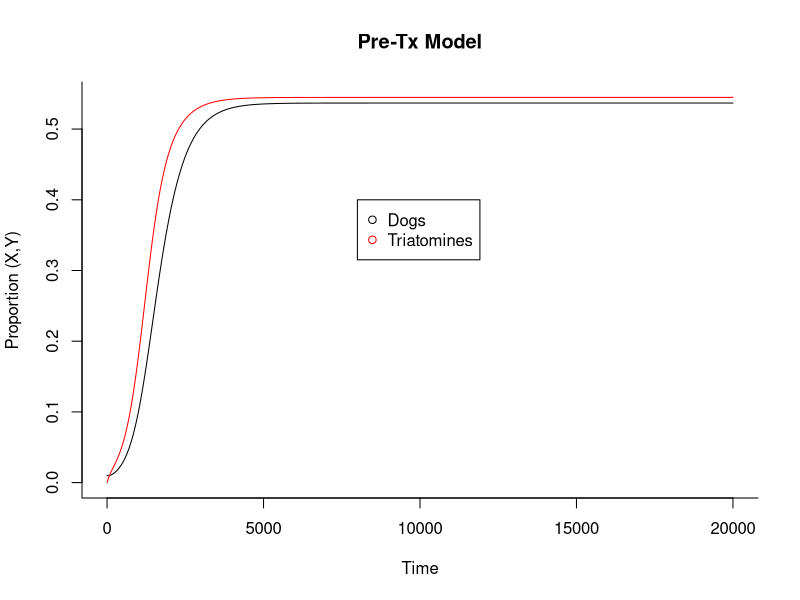
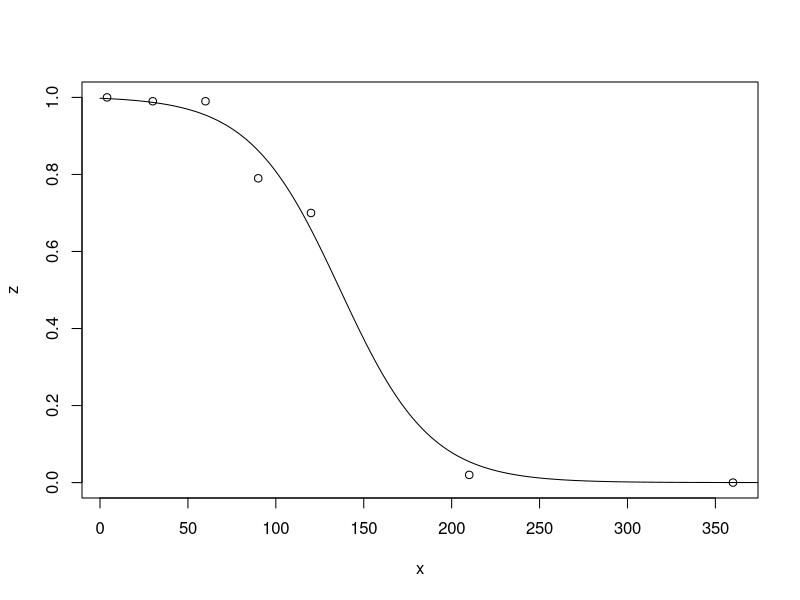
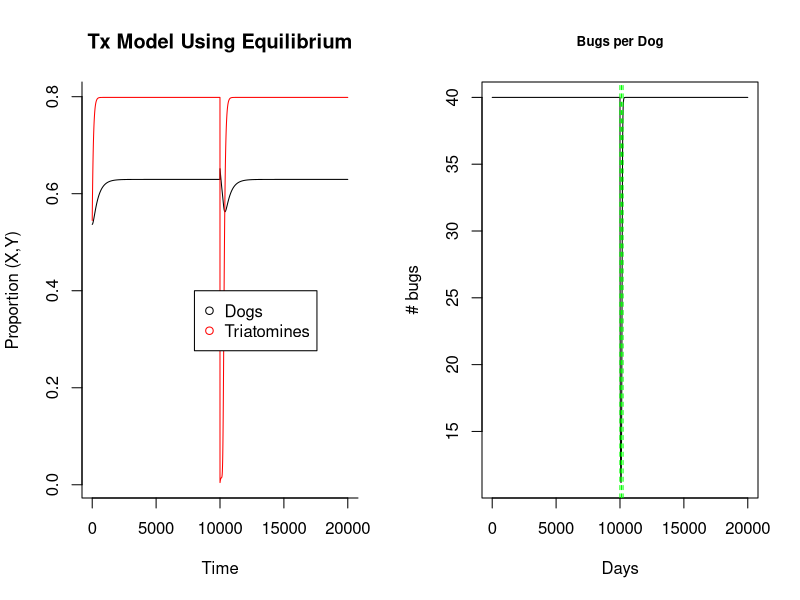
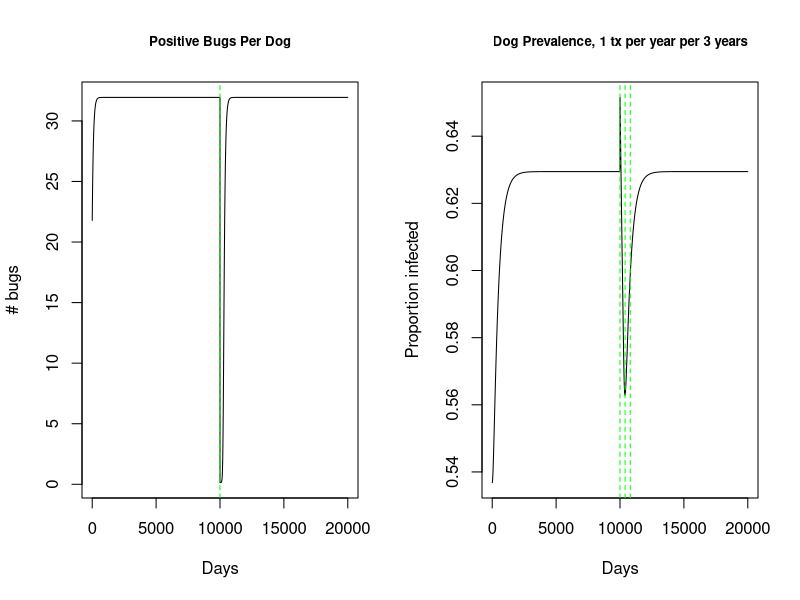
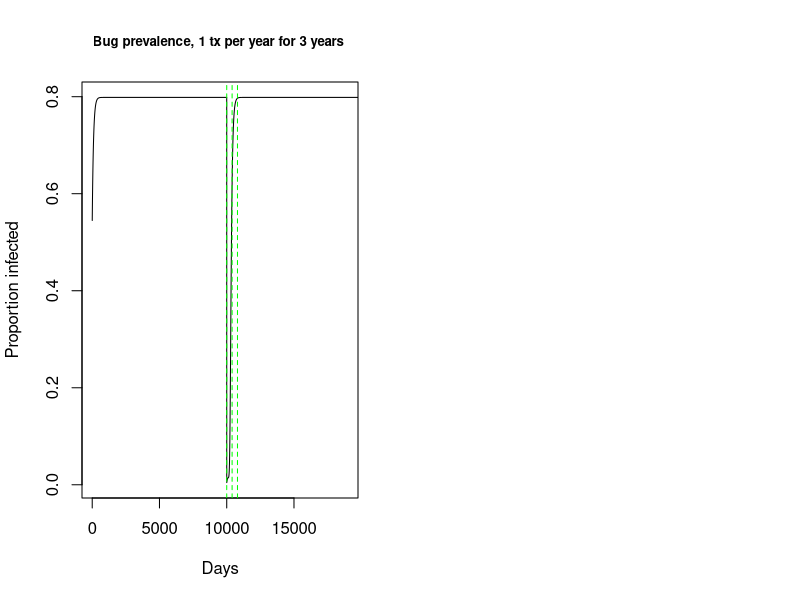

Recreate these plots in R, in order.
library(deSolve)

#======================================================================
#Model without treatment: Run to verify the equilibrium
#   Parameter:
#
#		Y is the proportion of triatomines infected 
#		X is the proportion of dogs infected 
#		a is expected number of bites on dogs per triatomine (1/14)
#		m is equilibrium triatomine density per dog
#		n is length of incubation period in insects (45), 
#		b is the transmission efficiency from infectious triatomines to susceptible dog, through biting (0.00068)
#		c is the probability of infection of an uninfected triatomine by biting an infectious dog (0.49, or 0.28- halfed to account for cyclic parasitemia)
#   r is daily force of infected dog mortality 1/(365*3)=0.0009
#   g is the daily probability of bug mortality
#======================================================================

#=============================================

RM <- function(time, state, parameters) 
{
  with(
    as.list(c(state, parameters)), 
    {
      dX <- m*a*b*Y*(1-X)-r*X   
      dY <- a*c*X*(exp(-g*n)-Y)-(g*Y)
      dm <- (R*(1-m/K)*m )
      return(list(c(dX, dY, dm)))
    }
  )
}

#=============================================
#  Run the model and Plot
#=============================================

init <- c(X = 0.01, Y = 0, m= 40)
parameters <- c(a=1/14, b=0.00068, m=40, n=45, g=0.005, c=0.28, r=1/(3*365), K = 40, R= 0.09)
times <- seq(0, 20000, by = 1)
out <- as.data.frame(ode(y = init, times = times, func = RM, parms = parameters))
RESULTS<-data.frame(out$X,out$Y)
RESULTSm <-data.frame(out$m)
#========Proportion dogs and bugs infected===
matplot(times, RESULTS, type = "l", xlab = "Time", ylab = "Proportion (X,Y)", main = "Pre-Tx Model", lwd = 1, lty = 1, bty = "l", col = c("black","red"))
legend(8000, .4, c("Dogs", "Triatomines"), pch = 1, col = c("black","red"))

#=============================================
#  Run the model
#=============================================
tail(RESULTS)
#       out.X     out.Y
#20001 0.5368288 0.5448028


#=============================================
#  II. TRY EQUILIBRIUM FUNCTION
#=============================================

getEq<-function(a, b, m, n, g, c, r)
{
  R0 <- (m*(a^2)*b*c*exp(-g*n)) / (r*g)
  S<-a/g
  Xeq<-(R0-1)/(R0+(c*S))
  Yeq<-((a*c*Xeq)/(g+a*c*Xeq))*exp((-g*n))
  togo<-c(R0,Xeq,Yeq)
  return(c(R0, Xeq, Yeq))
}

RMequil <- getEq(a=1/14, b=.00068, m=40, n=45, g=.005, c=.28, r=1/(3*365))

Xeq <- RMequil[2]
# 0.5368288
Yeq <- RMequil[3]
# 0.5448028


#==========================================================================
#  II. Model Two: Bugs and Dogs transmission dynamics after fluralaner tx
#       -Pull in the Equilibrium values (Xeq and Yeq) to use as starting points in treatment function (RMTx2)
#==========================================================================

#=============================================
#   estimate parameter z, percent of bugs that die after feeding on treated dogs, from data in Laino et al. 2019 https://www.ncbi.nlm.nih.gov/pubmed/30981313
#	 	x = days post fluralaner treatment
#		y = percentage of bugs that died after feeding on treated dogs (5th stage pyrethroid resistant instars) NOT USED
#		z = percentage of bugs that died after feeding on treated dogs (5th stage suceptible instars) USED 
#=============================================


#Initial vectors for days post treatment, % killed
x <- c(4, 30, 60, 90, 120, 210, 360) #days post treatment
y <- c(0.99, 1.0, 1.0, 0.47, 0.49, 0, 0)  #% killed
z <- c(1.0, 0.99, 0.99, 0.79, 0.7, 0.02, 0) #% killed

plot(z ~ x)

#=============================================
#  fit data with logistic curve
#       -using % dead 5th stage suceptible bugs against days post fluralaner tx
# 		-fit2 stores fitted values
#		-plot to check fit
#		-extract fit values using equation y = Asym / (1 + exp((xmid - input) / scal))
#=============================================
fit2 <- nls(z ~ SSlogis(x, Asym, xmid, scal), data = data.frame(x, z))
summary(fit2)

lines(seq(0, 400, length.out = 400),
      predict(fit2, newdata = data.frame(x = seq(0.5, 400, length.out = 400))))

Asym<-summary(fit2)$parameters[1,1]
xmid<-summary(fit2)$parameters[2,1]
scal<-summary(fit2)$parameters[3,1]


#=============================================
#     Parameters for model with treatment
#
#		Y - the proportion of triatomines infected 
#		X - the proportion of dogs infected 
#		a is expected number of bites on dogs per triatomine (1/14)
#		m is equilibrium triatomine density per dog
#		n is length of incubation period in insects (45), 
#		g is the daily force of triatomine mortality, mzl at K, the carrying capacity  
#		b is the transmission efficiency from infectious triatomines to susceptible dog, through biting (0.00068)
#		c is the probability of infection of an uninfected triatomine by biting an infectious dog
#   k is the probabilty of tranmission through oral ingestion of vectors (0.1)
#   r is daily force of infected dog mortality:   1.38/1460= 0.0009
#   p is probability dog eats the bug (to be varied)
#   R is maximum birthrate (estimate from T. brasiliensis)
#   K is carrying capacity of vectors per dog
#=============================================


#=============================================
#   force the time dependent covariate 
#       z is the probability of death from Fluralaner per bite
#       jr added code to apply more than one treatment
#       jr added function for implementing treatments at different times
#=============================================

times <- seq(0, 20000, by = 1)
signal <- data.frame(times = times, import = rep(0, length(times)))


trt2.function <- function(fit2, trt.days, signal) {
  Asym<-summary(fit2)$parameters[1,1]
  xmid<-summary(fit2)$parameters[2,1]
  scal<-summary(fit2)$parameters[3,1]
  trt.start <- trt.days
  trt.end <- c(trt.start + 400)
  trt.segments <- unlist(Map(':', trt.start, trt.end))
  time.segments <- rep(0:401, times=length(trt.start)) 
  signal$import[trt.segments] = (Asym / (1 + exp((xmid - times[time.segments]) / scal)))  
  return(signal)
}

#Input number of days and times to implement treament
trt.days <- c(10000) 
out <-trt2.function(fit2, trt.days, signal)


input <- approxfun(out, rule = 2)


#=============================================
#   model importing z from the above
#.    -added density dependent mortality g*(1-m/K) for bugs
#     -Code without density dependent death rate and birthrate for dogs 
#         
#=============================================

RMTx2 <- function(times, stateTx2, parametersTx2)   
{
  with(
    as.list(c(stateTx2, parametersTx2)), 
    {
      z <- input(times)
      dX <- ((m*a*b*Y)+(p*k*(a*m*z*Y)))*(1-X)-r*X #jr added density dependent mortality   #dx: change in proportion of infected dogs.  Vectorial transmission is the first term (m*a*b*Y), oral transmission the second (k*q*Y)
      dY <- a*c*X*(exp(-g*n)-Y)-((g*(1-m/K)*Y)+(m*a*z*Y)) #dx: change in proportion of infected bugs.  mzl added density dependent mortality
      dm <- ((R*(1-m/K)*m )+(-m*a*z)) #where the ratio of bugs: dog decreases by (-maz) and increases by logistic growth for bug population (R*(1-m/K)*m )
      return(list(c(dX, dY, dm)))
    }
  )
}

#=============================================
#  Run the model
#   -proportion of infected dogs (X) and bugs (Y) are taken from the proportions at the equilibrium of the model pre-treatment
#   -in 
#=============================================

initTx2 <- c(X = Xeq, Y= Yeq, m=40) 
parametersTx2 <- c(a=1/14, b=0.00068, n=45, g=0.005, c=0.28, k=.10, r= 1/(3*365), p=0.8, K=40, R= 0.09)
outTx2 <- as.data.frame(ode(y = initTx2, times = times, func = RMTx2, parms = parametersTx2))
RESULTS2 <- data.frame(outTx2$X, outTx2$Y)
#times <- seq(0, 10000, by = 1)
#timesTx2 <- seq(0, 10000, by = 1)


#=============================================
#   Plot Results
#   m     Bugs per Dog
#   X     Dog Prevalence
#   Y*m   Positive Bugs Per Dog
#   Y     Bug Prevalence
#=============================================
par(mfrow=c(1,2))

matplot(times, RESULTS2, type = "l", xlab = "Time", ylab = "Proportion (X,Y)", main = "Tx Model Using Equilibrium", lwd = 1, lty = 1, bty = "l", col = c("black","red"))
legend(8000, .4, c("Dogs", "Triatomines"), pch = 1, col = c("black","red"))


plot(outTx2$m, type='l',main='Bugs per Dog', ylab = "# bugs", xlab = "Days", cex.main=0.8)
abline(v=c(9995, 10120, 10240), col="green", lty=2)
plot(outTx2$Y*outTx2$m, type='l', main = 'Positive Bugs Per Dog', ylab = "# bugs", xlab = "Days", cex.main=0.8)
abline(v=9995, col="green", lty=2)
plot(outTx2$X, type='l', main= 'Dog Prevalence, 1 tx per year per 3 years', ylab = "Proportion infected", xlab = "Days", cex.main=0.8, xlim=c(0,20000))
abline(v=c(10000, 10400, 10800), col="green", lty=2)
plot(outTx2$Y, type='l', main = 'Bug prevalence, 1 tx per year for 3 years ', ylab = "Proportion infected", xlab = "Days", cex.main=0.8, xlim = c(0, 19000))
abline(v=c(10000, 10400, 10800), col="green", lty=2)
